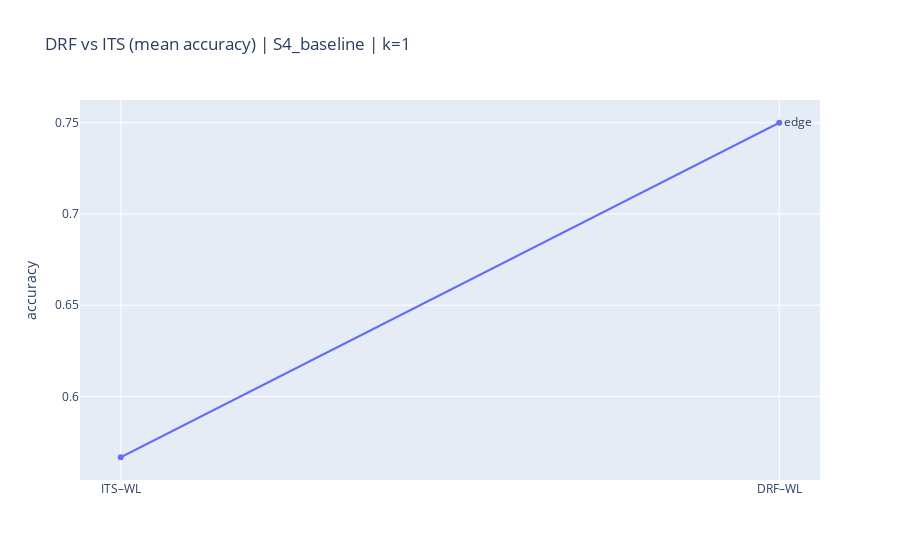

The code cell stored with this chart in its notebook:
### Code cell
plot_slope_drf_vs_its(df_results, tag="S4_baseline", k=1)
plot_slope_drf_vs_its(df_results, tag="S4_baseline", k=2)

### Figure 1 — Plotly figure (JSON) as saved in the notebook; plotly's stock layout.template omitted (floating-point values rounded to 4 significant figures)
{"data": [{"mode": "lines+markers+text", "name": "edge", "showlegend": false, "text": [null, "edge"], "textposition": "middle right", "type": "scatter", "x": ["ITS–WL", "DRF–WL"], "y": [0.5667, 0.75]}], "layout": {"title": {"text": "DRF vs ITS (mean accuracy) | S4_baseline | k=1"}, "xaxis": {"title": {"text": ""}}, "yaxis": {"title": {"text": "accuracy"}}}}
